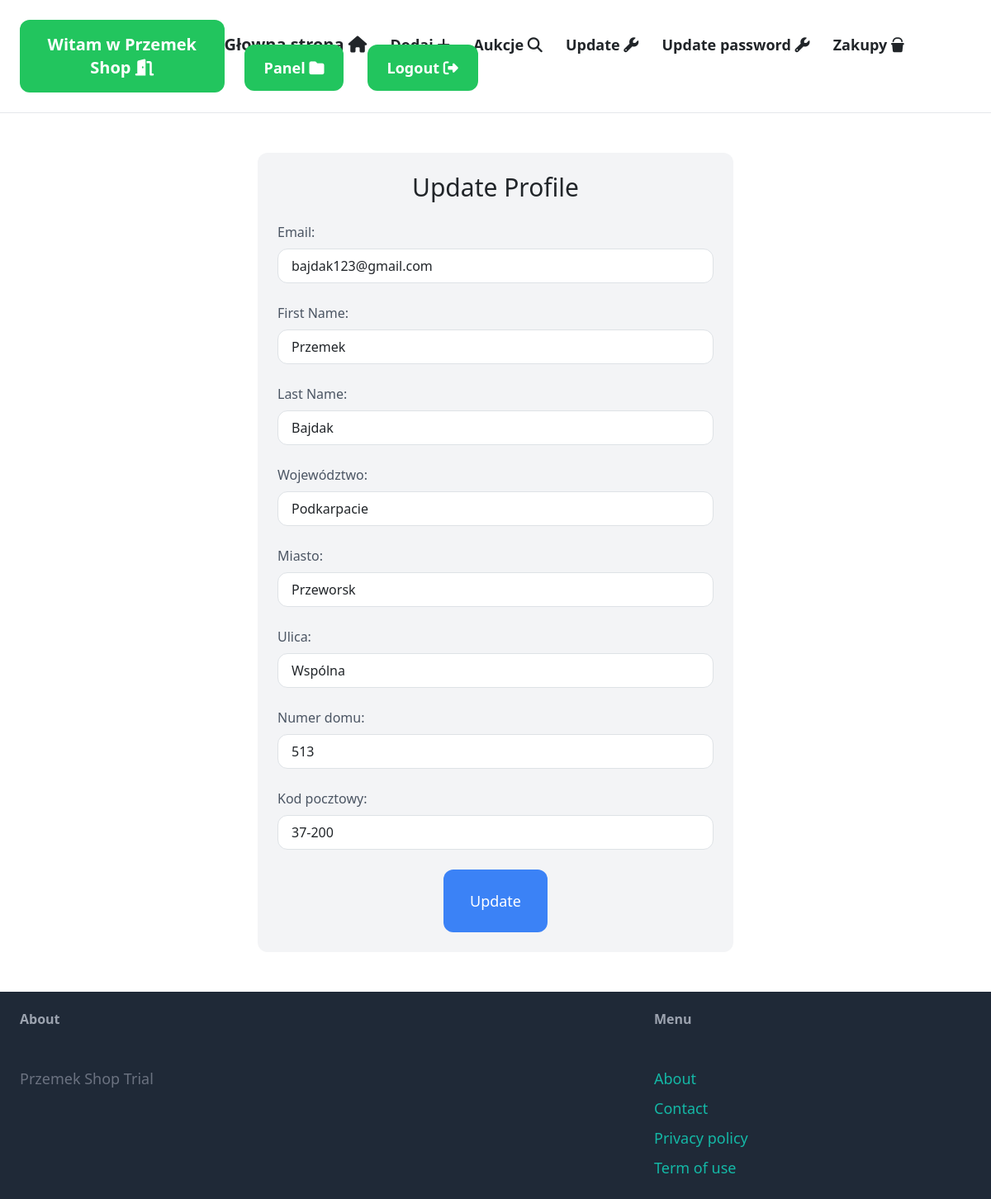
Page /settings/ (signed in) on the earlier database version.
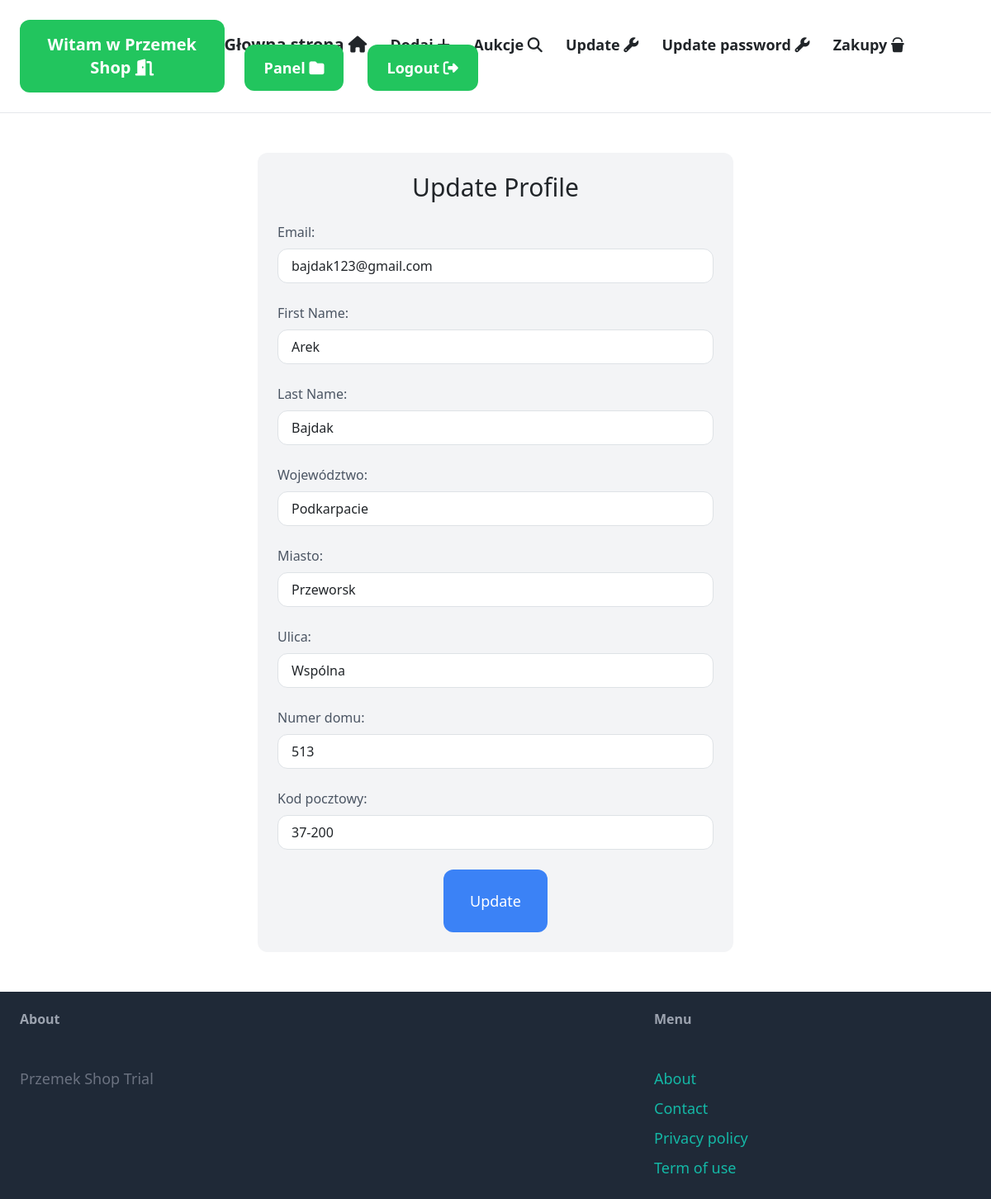
Same page on the later database version.
### glowny/models.py (models this page shows, shortened)
class CustomUser(AbstractBaseUser, PermissionsMixin):
    email = models.EmailField(unique=True)
    first_name = models.CharField(max_length=30)
    last_name = models.CharField(max_length=30)
    is_active = models.BooleanField(default=True)
    is_staff = models.BooleanField(default=False)
    is_premium = models.BooleanField(default=False)
    wojewodztwo = models.CharField(max_length=30, default='')
    miasto = models.CharField(max_length=30, default='')
    ulica = models.CharField(max_length=30, default='')
    nr_domu = models.CharField(max_length=6, default='')
    kod_pocztowy = models.CharField(max_length=6, default='')
    objects = CustomUserManager()
    USERNAME_FIELD = 'email'
    REQUIRED_FIELDS = []

### glowny/views.py (the view)
# urls.py: path('settings/', views.update, name='update'),
@login_required
def update(request):
    if request.method == 'POST':
        form = UserProfileUpdateForm(request.POST, instance=request.user)
        if form.is_valid():
            form.save()
            subject = 'Twoje dane zostały zaktualizowane'
            message = 'Twoje dane w naszym serwisie zostały zaktualizowane.'
            from_email = 'bajdak123@gmail.com'
            recipient_list = [request.user.email]
            send_mail(subject, message, from_email, recipient_list, fail_silently=True)
            return redirect('glowny:index')
    else:
        form = UserProfileUpdateForm(instance=request.user)
    return render(request, 'settings.html', {'form': form})

### glowny/forms.py
class UserProfileUpdateForm(forms.ModelForm):
    first_name = forms.CharField(max_length=30, required=True, label='First Name')
    last_name = forms.CharField(max_length=30, required=True, label='Last Name')
    class Meta:
        model = CustomUser  # Zakłada, że Twoim modelem użytkownika jest User.
        fields = ['first_name', 'last_name', 'email', 'wojewodztwo', 'miasto', 'ulica', 'nr_domu', 'kod_pocztowy']

### glowny/templates/settings.html (shortened to what this page needs)
{% extends 'base.html' %}
{% block content %}
<div class="w-1/2 my-6 mx-auto p-6 bg-gray-100 rounded-xl">
    <h1 class="mb-6 text-3xl text-center">Update Profile</h1>
    <form method="post" action="{% url 'glowny:update' %}" class="space-y-4">
        <div class="mb-4">
            <label for="email" class="block mb-2 text-gray-600">Email:</label>
            <input type="text" id="email" name="email" class="w-full py-2 px-3 rounded-xl border" value="{{ form.email.value }}">
        </div>
        <div class="mb-4">
            <label for="first_name" class="block mb-2 text-gray-600">First Name:</label>
            <input type="text" id="first_name" name="first_name" class="w-full py-2 px-3 rounded-xl border" value="{{ form.first_name.value }}">
        </div>
        <div class="mb-4">
            <label for="last_name" class="block mb-2 text-gray-600">Last Name:</label>
            <input type="text" id="last_name" name="last_name" class="w-full py-2 px-3 rounded-xl border" value="{{ form.last_name.value }}">
        </div>
        <div class="mb-4">
            <label for="wojewodztwo" class="block mb-2 text-gray-600">Województwo:</label>
            <input type="text" id="wojewodztwo" name="wojewodztwo" class="w-full py-2 px-3 rounded-xl border" value="{{ form.wojewodztwo.value }}">
        </div>
        <div class="mb-4">
            <label for="miasto" class="block mb-2 text-gray-600">Miasto:</label>
            <input type="text" id="miasto" name="miasto" class="w-full py-2 px-3 rounded-xl border" value="{{ form.miasto.value }}">
        </div>
        <div class="mb-4">
            <label for="ulica" class="block mb-2 text-gray-600">Ulica:</label>
            <input type="text" id="ulica" name="ulica" class="w-full py-2 px-3 rounded-xl border" value="{{ form.ulica.value }}">
        </div>
        <div class="mb-4">
            <label for="nr_domu" class="block mb-2 text-gray-600">Numer domu:</label>
            <input type="text" id="nr_domu" name="nr_domu" class="w-full py-2 px-3 rounded-xl border" value="{{ form.nr_domu.value }}">
        </div>
        <div class="mb-4">
            <label for="kod_pocztowy" class="block mb-2 text-gray-600">Kod pocztowy:</label>
            <input type="text" id="kod_pocztowy" name="kod_pocztowy" class="w-full py-2 px-3 rounded-xl border" value="{{ form.kod_pocztowy.value }}">
        </div>
        <button class="mt-6 py-4 px-8 text-lg bg-blue-500 hover:bg-blue-900 rounded-xl text-white block mx-auto">Update</button>
    </form>
</div>
{% endblock %}

Differences in the rows shown:
changed CustomUser "bajdak123@gmail.com": first_name "Przemek" → "Arek"
